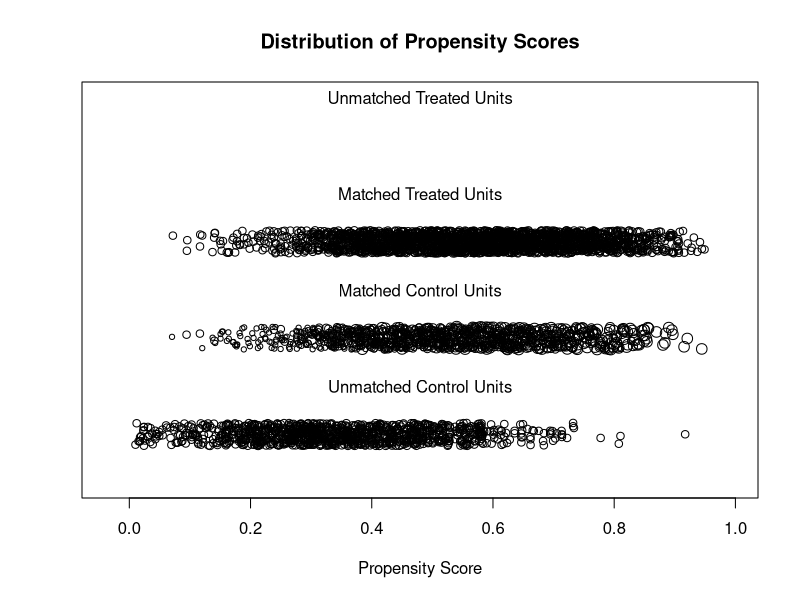
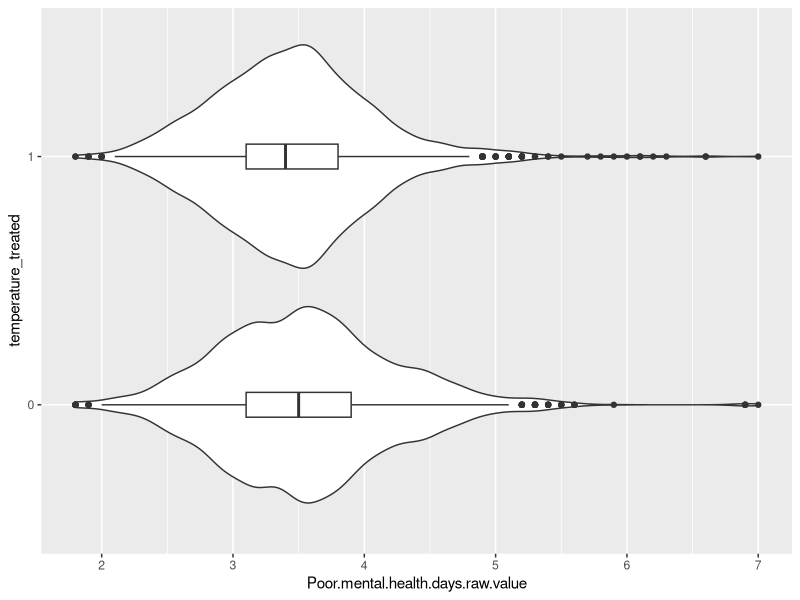
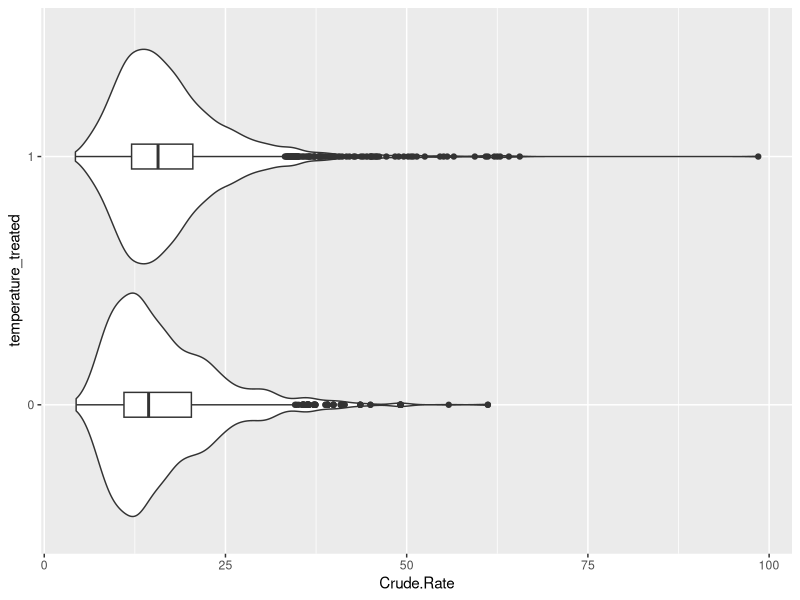

Here is the R script that generated these plots, in order:
library("MatchIt")

# for plotting
library("ggplot2")

# for analysis
library("lmtest")
library("sandwich")

matching <- read.csv(file = 'df_matching.csv')

# nearest neighbor
m.out1 <- matchit(temperature_treated ~ High.school.graduation.raw.value + Median.household.income.raw.value + 
                   Some.college.raw.value + Unemployment.raw.value +
                   RUCC + Ratio.of.population.to.mental.health.providers + Average.Precipitation,
                 data = matching, method = "nearest", distance = "glm", replace = TRUE,
                 reuse.max = 4, caliper = 0.125)
summary(m.out1)
plot(m.out1, type = "jitter", interactive = FALSE)

# See https://kosukeimai.github.io/MatchIt/articles/estimating-effects.html

# Poor mental health days
gm <- get_matches(m.out1)
table(table(gm$id[gm$temperature_treated == 0]))

fitgm <- lm(Poor.mental.health.days.raw.value ~ temperature_treated + High.school.graduation.raw.value + Median.household.income.raw.value + Some.college.raw.value + Unemployment.raw.value + RUCC + Ratio.of.population.to.mental.health.providers + Average.Precipitation,
            data = gm,
            weights = weights)

coeftest(fitgm, vcov. = vcovCL, cluster = ~subclass + id)["temperature_treated",,drop = FALSE]
gm$temperature_treated <- as.factor(gm$temperature_treated)
ggplot(data = gm, mapping = aes(y = temperature_treated, x = Poor.mental.health.days.raw.value)) +
  geom_violin() +
  geom_boxplot(width=0.1)

# Suicide rate
gm2 <- get_matches(m.out1)
table(table(gm2$id[gm2$temperature_treated == 0]))

fitgm2 <- lm(Crude.Rate ~ temperature_treated + High.school.graduation.raw.value + Median.household.income.raw.value + Some.college.raw.value + Unemployment.raw.value + RUCC + Ratio.of.population.to.mental.health.providers + Average.Precipitation,
             data = gm2, 
             weights = weights)

coeftest(fitgm2, vcov. = vcovCL, cluster = ~subclass + id)["temperature_treated",,drop = FALSE]
gm2$temperature_treated <- as.factor(gm2$temperature_treated)
ggplot(data = gm2, mapping = aes(y = temperature_treated, x = Crude.Rate)) +
  geom_violin() +
  geom_boxplot(width=0.1)
